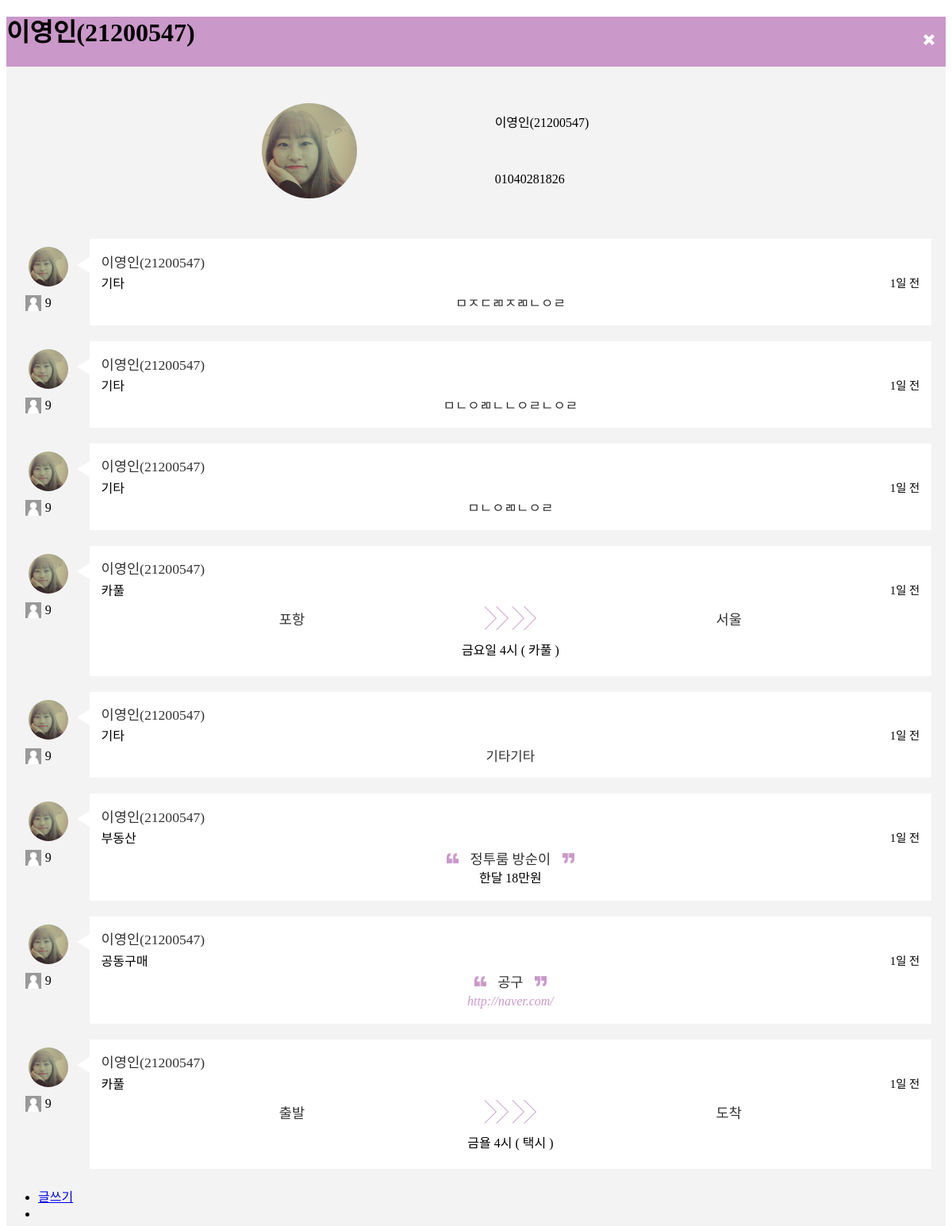
The app's page /mypage/1, older data.
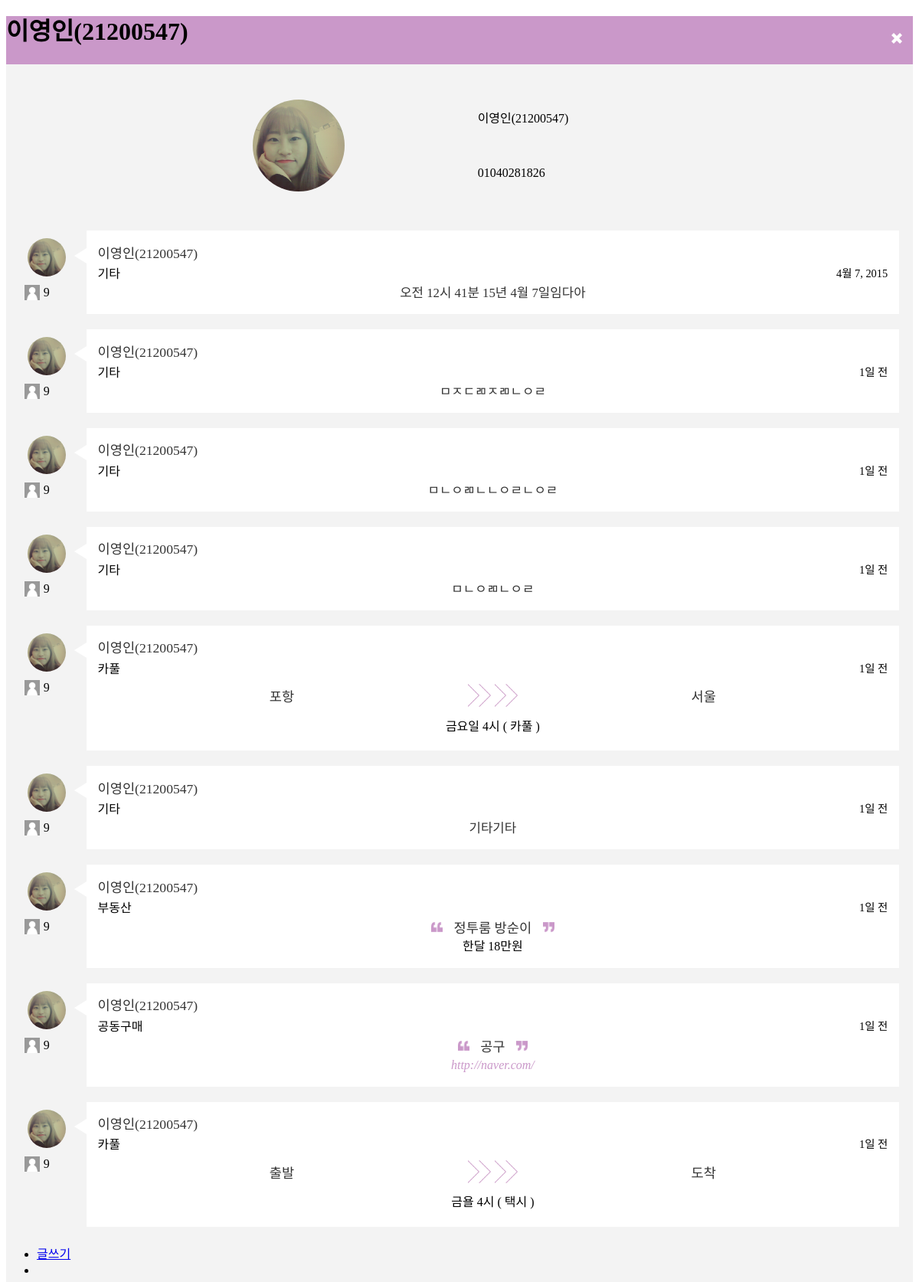
The same page, newer data.
### sns/models.py (models this page shows, shortened)
class Article(models.Model):
    datetime = models.DateTimeField(auto_now=True)
    student = models.ForeignKey(Student)
    category = models.ForeignKey(Category)
    content = models.TextField()
    def get_datetime(self):
        return get_date(self.datetime)

class Student(models.Model):
    user = models.OneToOneField(User)
    phone = models.CharField(max_length=20, null=True, blank=True)
    is_public = models.BooleanField(default=False)
    area = models.ForeignKey(Area)
    image = models.ImageField(upload_to="profile", null=True, blank=True)
    def __str__(self):
        return self.get_name() + "(" + self.user.get_username() + ")"
    def get_name(self):
        return self.user.last_name + self.user.first_name
    def get_phone(self):
        phone = self.phone if self.is_public else "010-xxxx-xxxx"
        return phone
    def get_image(self):
        return self.image if self.image else "profile/default/avatar.png"

class Category(models.Model):
    name = models.CharField(max_length=30)
    type = models.CharField(max_length=30, default="default")
    def __str__(self):
        return self.name

class Car(models.Model):
    depart = models.CharField(max_length=50)
    destination = models.CharField(max_length=50)
    transportation = models.CharField(max_length=50)
    trade = models.OneToOneField(Trade)
    article = models.OneToOneField(Article)

class Trade(models.Model):
    fee = models.CharField(max_length=100)
    time = models.CharField(max_length=100)
    memo = models.TextField(null=True, blank=True)

class House(models.Model):
    title = models.CharField(max_length=50)
    area = models.ForeignKey(Area)
    trade = models.OneToOneField(Trade)
    article = models.OneToOneField(Article)

class Store(models.Model):
    title = models.CharField(max_length=50)
    link = models.URLField(null=True)
    trade = models.OneToOneField(Trade)
    article = models.OneToOneField(Article)

### sns/views.py (the view)
# urls.py: url(r'^mypage/(?P<pk>\d+)$', MyPage.as_view(template_name="mypage.html"), name="mypage"),
class MyPage(ListView):
    template_name = "mypage.html"
    context_object_name = "my_articles"
    def get_context_data(self, **kwargs):
        context = super(MyPage, self).get_context_data(**kwargs)
        context.update({"search_form": SearchForm(self.request.GET)})
        context.update({"student": Student.objects.get(id=self.kwargs['pk'])})
        return context
    def get_list(self):
        articles = Article.objects.filter(student__id=self.kwargs['pk']).order_by('-datetime')
        array = []
        for article in articles:
            if Car.objects.filter(article=article).exists():
                array.append(Car.objects.get(article=article))
            elif House.objects.filter(article=article).exists():
                array.append(House.objects.get(article=article))
            elif Store.objects.filter(article=article).exists():
                array.append(Store.objects.get(article=article))
            else:
                array.append(article)
        return zip(articles, array)
    def get_queryset(self):
        category_param = self.request.GET.get('category')
        content_param = self.request.GET.get('content')
        articles = Article.objects.filter(student__id=self.kwargs['pk']).order_by('-datetime')
        articles = ArticleModelAdmin(Article, None).get_search_results(self.request, articles, content_param)[0]
        articles = ArticleFilter(self.request.GET, queryset=articles)
        return articles

### sns/models.py (called while the page is built)
def get_date(time):
    if(time.date() + timedelta(days=1)) == date.today():
        diff = timesince(time)
        if diff == '0분':
            return '방금 전'
        return '%s 전' % timesince(time).split(',')[0]
    else:
        return time.date() + timedelta(days=1)

### templates/mypage.html (shortened to what this page needs)
{% extends 'base_newsfeed.html' %}
{% block page_content %}
    <div data-role="header" class="newsfeed-header" data-position="inline">
        <a role="button" href="{% url "newsfeed" %}" id="back-button" class="ui-btn ui-corner-all ui-icon-delete ui-btn-icon-notext ui-btn-right"></a>
        <h1>{{ student }}</h1>
    </div>
    <div id="newsfeed-body">
        {% include "profile.html" %}
        <div>
            {% for article, item in view.get_list %}
                {% include "newsfeed_"|add:article.category.type|add:".html" with article=item %}
            {% endfor %}
        </div>
        {% include "newsfeed_footer.html" with page="mypage" %}
    </div>
{% endblock %}

### templates/newsfeed_default.html
{% extends 'newsfeed_article.html' %}
{% load staticfiles %}
{% block content %}
    {% if url %}#}
        <p class="div-fill">{{ article.content }}</p>
    {% else %}
        <a href="{% url "article" article.id %}" class="div-fill">{{ article.content }}</a>
    {% endif %}
{% endblock %}

### templates/newsfeed_article.html
{% load staticfiles %}
<div class="newsfeed-article-box">
    <table>
        <tr>
            <td rowspan="2" class="article-user-image user-image">
                <div class="image">
                    {% if article.category %}
                        <img src="{{ MEDIA_URL }}{{ article.student.get_image}}" width="50"/>
                    {% else %}
                        <img src="{{ MEDIA_URL }}{{ article.article.student.get_image}}" width="50"/>
                    {% endif %}
                </div>
            </td>
            <td rowspan="2" class="article-arrow">
                <img src="{% static "img/play106.png" %}" height="20"/>
            </td>
            <td class="article-content article-user-id">
                {% if article.category %}
                    <a href="{% url "mypage" article.student.id %}">
                        {{ article.student }}
                    </a>
                {% else %}
                    <a href="{% url "mypage" article.article.student.id %}">
                        {{ article.article.student }}
                    </a>
                {% endif %}
            </td>
        </tr>
        <tr>
            <td class="article-content">
                {% if article.category %}
                    {{ article.category }}
                    <label class="article-time">
                        {{ article.get_datetime }}
                    </label>
                {% else %}
                    {{ article.article.category }}
                    <label class="article-time">
                        {{ article.article.get_datetime }}
                    </label>
                {% endif %}
            </td>
        </tr>
        <tr>
            <td class="article-comment">
                <div class="sm-icon">
                    <img src="{% static "img/default_profile.jpg" %}" width="20" height="20"/>
                </div>
                <label for="sm-icon">9</label>
            </td>
            <td></td>
            <td class="article-content article-paragraph">
                {% block content %}
                {% endblock %}
            </td>
        </tr>
    </table>
</div>

### templates/newsfeed_car.html
{% extends 'newsfeed_article.html' %}
{% load staticfiles %}
{% block content %}
    <table class="article-box-car">
        <tr>
            <td class="article-title">
                <a href="{% url "article" article.id %}">{{ article.depart }}</a>
            </td>
            <td class="car-arrow">
                <img src="{% static "img/car_arrow3.png" %}" width="30"/>
            </td>
            <td class="car-arrow">
                <img src="{% static "img/car_arrow3.png" %}" width="30"/>
            </td>
            <td class="article-title">
                <a href="{% url "article" article.id %}">{{ article.destination }}</a>
            </td>
        </tr>
        <tr>
            <td colspan="4">
                <label>{{ article.trade.time }} ( {{ article.transportation }} )</label>
            </td>
        </tr>
    </table>
{% endblock %}

### templates/newsfeed_house.html
{% extends 'newsfeed_article.html' %}
{% load staticfiles %}
{% block content %}
    <table>
        <tr>
            <td class="image-td article-title">
                <img src="{% static "img/marks.png" %}" width="15"/>
                <a href="{% url "article" article.id %}">{{ article.title }}</a>
                <img src="{% static "img/marks2.png" %}" width="15"/>
            </td>
        </tr>
        <tr>
            <td class="fee">
                <label>{{ article.trade.fee }}</label>
            </td>
        </tr>
    </table>
{% endblock %}

### templates/newsfeed_store.html
{% extends 'newsfeed_article.html' %}
{% load staticfiles %}
{% block content %}
    <table>
        <tr>
            <td class="image-td article-title">
                <img src="{% static "img/marks.png" %}" width="15"/>
                <a href="{% url "article" article.id %}">{{ article.title }}</a>
                <img src="{% static "img/marks2.png" %}" width="15"/>
            </td>
        </tr>
        <tr>
            <td class="link">
                <a href="{{ article.link }}">{{ article.link }}</a>
            </td>
        </tr>
    </table>
{% endblock %}

Row changes from the older to the newer data that the page shows:
added Article: student.get_image (picture), student "이영인(21200547)", category "기타", get_datetime "4월 7, 2015", content "오전 12시 41분 15년 4월 7일임다아"
